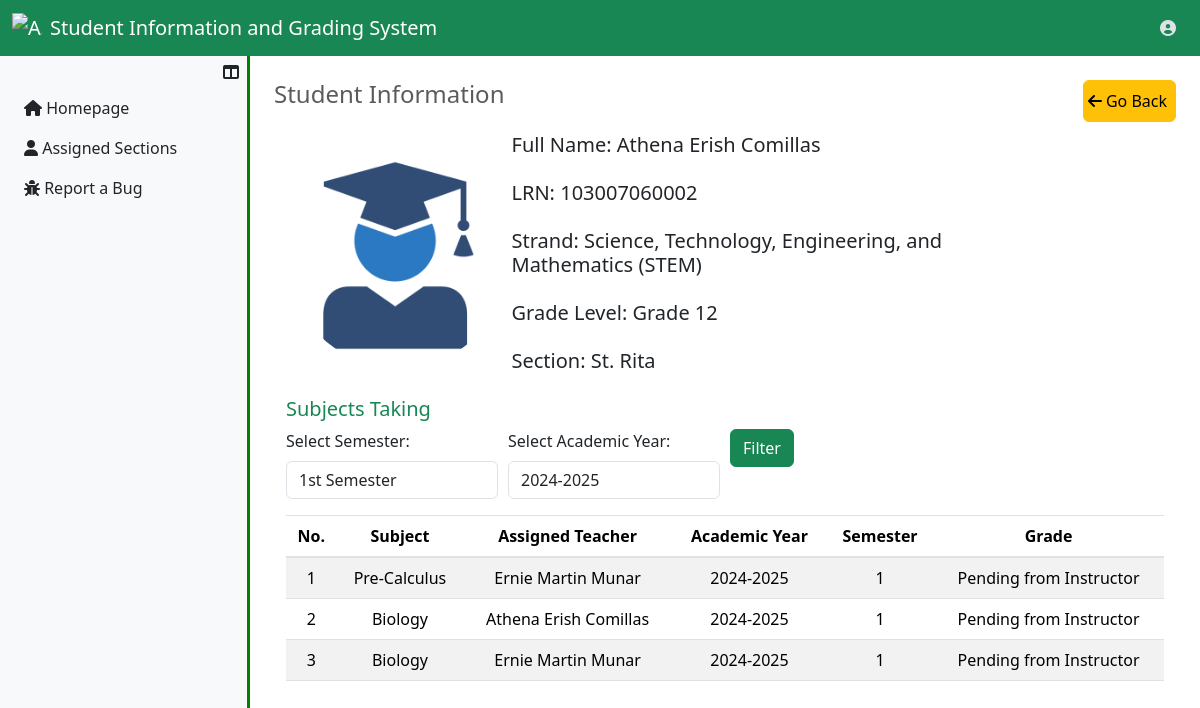
Screenshot of /UserFaculty/ViewStudent.php?assignment_id=1 (signed in) with the database file from the repository.
### tables this page shows
CREATE TABLE `sc_assignments_tbl` (
  `assignment_id` int(11) NOT NULL,
  `fk_student_id` int(11) NOT NULL,
  `fk_year_id` int(11) NOT NULL,
  `fk_strand_id` int(11) NOT NULL,
  `fk_section_id` int(11) NOT NULL,
  `academic_year` varchar(20) NOT NULL,
  `assignment_status` enum('Active','Completed','Transferred') NOT NULL DEFAULT 'Active',
  `insrt_ts` datetime NOT NULL,
  `updt_ts` datetime NOT NULL
);

CREATE TABLE `students_tbl` (
  `student_id` int(11) NOT NULL,
  `lrn_number` varchar(250) NOT NULL,
  `s_fname` varchar(50) NOT NULL,
  `s_mname` varchar(50) DEFAULT NULL,
  `s_lname` varchar(50) NOT NULL,
  `s_suffix` varchar(10) DEFAULT NULL,
  `s_sex` enum('Male','Female') NOT NULL,
  `s_birthdate` date NOT NULL,
  `s_status` enum('Active','Inactive') NOT NULL,
  `insrt_ts` datetime NOT NULL,
  `updt_ts` datetime DEFAULT NULL
);

CREATE TABLE `strands_tbl` (
  `strand_id` int(11) NOT NULL,
  `strand_name` varchar(250) NOT NULL,
  `strand_nn` varchar(20) NOT NULL,
  `insrt_ts` datetime NOT NULL,
  `updt_ts` datetime DEFAULT NULL
);

CREATE TABLE `year_levels_tbl` (
  `year_level_id` int(11) NOT NULL,
  `yl_name` varchar(250) NOT NULL,
  `insrt_ts` datetime NOT NULL,
  `updt_ts` datetime DEFAULT NULL
);

CREATE TABLE `sections_tbl` (
  `section_id` int(11) NOT NULL,
  `fk_year_id` int(11) NOT NULL,
  `fk_strand_id` int(11) NOT NULL,
  `section_name` varchar(250) NOT NULL,
  `insrt_ts` datetime NOT NULL,
  `updt_ts` datetime DEFAULT NULL
);

CREATE TABLE `subjects_taking_tbl` (
  `s_taking_id` int(11) NOT NULL,
  `fk_assignment_id` int(11) NOT NULL,
  `fk_subject_id` int(11) NOT NULL,
  `semester` enum('1','2') NOT NULL,
  `academic_year` varchar(50) NOT NULL,
  `st_status` enum('Active','Completed') NOT NULL DEFAULT 'Active',
  `insrt_ts` datetime NOT NULL DEFAULT current_timestamp(),
  `updt_ts` datetime DEFAULT NULL
);

CREATE TABLE `subjects_tbl` (
  `subject_id` int(11) NOT NULL,
  `subject_name` varchar(250) NOT NULL,
  `subject_status` enum('Active','Inactive') NOT NULL DEFAULT 'Active',
  `insrt_ts` datetime NOT NULL DEFAULT current_timestamp(),
  `updt_ts` datetime DEFAULT NULL
);

CREATE TABLE `users_tbl` (
  `user_id` int(11) NOT NULL,
  `id_number` varchar(50) NOT NULL,
  `u_fname` varchar(50) NOT NULL,
  `u_mname` varchar(50) DEFAULT NULL,
  `u_lname` varchar(50) NOT NULL,
  `u_suffix` varchar(10) DEFAULT NULL,
  `u_sex` enum('Male','Female') NOT NULL,
  `u_birthdate` date NOT NULL,
  `user_email` varchar(50) NOT NULL,
  `role` enum('Faculty','Registrar') NOT NULL,
  `user_password` longtext NOT NULL,
  `user_profile` mediumtext NOT NULL,
  `user_status` enum('Active','Inactive') NOT NULL
);

### UserFaculty/ViewStudent.php (the view, shortened to what this page needs)
<?php
  include ("../server_connection/db_connect.php");
?>
<?php
    if (isset($_GET['assignment_id'])) {
        $assignment_id = $_GET['assignment_id'];
        $sql = "SELECT SC.assignment_id, A.student_id, A.lrn_number, A.s_fname, A.s_lname, A.s_mname,
        A.s_suffix, A.s_status, B.yl_name, C.strand_nn, C.strand_name, D.section_name
        FROM sc_assignments_tbl AS SC
        INNER JOIN students_tbl AS A ON SC.fk_student_id = A.student_id
        INNER JOIN year_levels_tbl AS B ON SC.fk_year_id = B.year_level_id
        INNER JOIN strands_tbl AS C ON SC.fk_strand_id = C.strand_id
        INNER JOIN sections_tbl AS D ON SC.fk_section_id = D.section_id
        WHERE SC.assignment_id = :assignment_id";
        try{
            $result = $conn->prepare($sql);
            $result->bindParam(':assignment_id', $assignment_id, PDO::PARAM_INT);
            $result->execute();
            if($result->rowCount()>0){
                $data = $result->fetch(PDO::FETCH_ASSOC);
                $lrn_number = $data["lrn_number"];
                $student_id = $data["student_id"];
                $student_fullname = $data["s_fname"] . " " . $data["s_lname"];
                $s_year_level = $data["yl_name"];
                $s_strand = $data["strand_name"];
                $s_strand_nn = $data["strand_nn"];
                $s_section = $data["section_name"];
            }
        }catch(Exception $e){
        echo "Error" . $e;
        }
    };
?>
<?php
    $num_semester = '1';
    $default_academic_year = "2024-2025";
    $semester = isset($_GET['semester']) ? $_GET['semester'] : $num_semester;
    $academic_year = isset($_GET['academic_year']) ? $_GET['academic_year'] : $default_academic_year;
    $sql = "SELECT stud.s_fname, stud.s_lname, stud.s_suffix, sub.subject_name, teach.u_fname,
        teach.u_lname, teach.u_suffix, subs_t.semester, subs_t.academic_year, subs_t.fk_assignment_id,
        grade.student_grade
        FROM subjects_taking_tbl AS subs_t
        LEFT JOIN student_grades_tbl AS grade ON subs_t.s_taking_id = grade.fk_student_subject_id
        LEFT JOIN subjects_tbl AS sub ON subs_t.fk_subject_id = sub.subject_id
        LEFT JOIN faculty_assignments_tbl AS FA ON sub.subject_id=FA.fk_subject_id
        LEFT JOIN sc_assignments_tbl AS sc ON subs_t.fk_assignment_id = sc.assignment_id
        LEFT JOIN students_tbl AS stud ON sc.fk_student_id = stud.student_id
        LEFT JOIN users_tbl AS teach ON FA.fk_user_id = teach.user_id
        WHERE stud.student_id = :student_id
        AND subs_t.semester = :semester
        AND subs_t.academic_year = :academic_year
        ";
        $result = $conn->prepare($sql);
        $result->bindParam(':student_id', $student_id, PDO::PARAM_INT);
        $result->bindParam(':semester', $semester, PDO::PARAM_STR);
        $result->bindParam(':academic_year', $academic_year, PDO::PARAM_STR);
        $result->execute();
?>
<!DOCTYPE html>
<html lang="en">
<head>
    <link href="https://stackpath.bootstrapcdn.com/bootstrap/4.5.2/css/bootstrap.min.css" rel="stylesheet">
    <link rel="stylesheet" href="../../Bootstrap/css/bootstrap.min.css">
</head>
<body>
    <?php
        include '../Assets/components/FacultyNavbar.php';
    ?>
    <div class="d-flex">
        <?php
            include '../Assets/components/FacultySidebar.php';
        ?>
        <div class="content p-4 flex-grow-1">
        <div class="d-flex justify-content-between">
            <h4 class="text-muted mb-4">Student Information</h4>
            <a href="gradeSection.php" class="link-offset-2 link-underline link-underline-opacity-0">
                    <button type="button" class="btn btn-warning d-flex justify-content-center align-items-center text-center p-1">
                        <i class="fas fa-arrow-left"></i>
                        <span class="text-wrap p-1">Go Back</span>
                    </button>
                </a>
        </div>
            <div class="main-content ">
                <div class="container">
                        <div class="main">
                            <div class="profile-info-container">
                                <div class="row">
                                    <div class="col-sm-3">
                                        <div class="box2" style="margin-top: 10px; margin-bottom: 10px; height:auto; width: 100%">
                                            <img src='../Assets/img/profile_pictures/studentdefaultprofile.png' alt='else' class='avatar  mx-auto d-block'>
                                        </div>
                                    </div>
                                    <div class="col-lg-7">
                                        <div class="row">
                                            <div class="col-12 mb-3">
                                                <h5>Full Name: <?php echo $student_fullname ?> </h5>
                                            </div>
                                            <div class="col-12 mb-3">
                                                <h5>LRN: <?php echo $lrn_number ?> </h5>
                                            </div>
                                            <div class="col-12 mb-3">
                                                <h5>Strand: <?php echo $s_strand . " (" . $s_strand_nn . ")"?> </h5>
                                            </div>
                                            <div class="col-12 mb-3">
                                                <h5>Grade Level: <?php echo $s_year_level ?> </h5>
                                            </div>
                                            <div class="col-12 mb-3">
                                                <h5>Section: <?php echo $s_section ?> </h5>
                                            </div>
                                        </div>
                                    </div>
                                </div>
                            </div>
                            <div class="assigned-subjects">
                                <h5 class="text-success mb-2">Subjects Taking</h5>
                                <form method="GET">
                                    <div class="form-row">
                                        <div class="form-group col-md-3">
                                            <label for="semester">Select Semester:</label>
                                            <select name="semester" id="semester" class="form-control">
                                                <option value="1" <?php if ($semester == "1") echo "selected"; ?>>1st Semester</option>
                                            </select>
                                        </div>
                                        <div class="form-group col-md-3">
                                            <label for="academic_year">Select Academic Year:</label>
                                            <select name="academic_year" id="academic_year" class="form-control">
                                                <option value="2024-2025" <?php if ($academic_year == "2024-2025") echo "selected"; ?>>2024-2025</option>
                                            </select>
                                        </div>
                                        <div class="form-group col-md-3">
                                            <button type="submit" class="btn btn-success">Filter</button>
                                        </div>
                                    </div>
                                </form>
                                <div class="table-responsive">
                                    <table class="table table-striped" id="studentsTable">
                                        <thead align="center">
                                            <tr>
                                                <th>No.</th>
                                                <th>Subject</th>
                                                <th>Assigned Teacher</th>
                                                <th>Academic Year</th>
                                                <th>Semester</th>
                                                <th>Grade</th>
                                            </tr>
                                        </thead>
                                        <tbody id="tableBody" align="center">
                                            <?php if ($result->rowCount() > 0):
                                                $i = 1;
                                                while ($row = $result->fetch(PDO::FETCH_ASSOC)): ?>
                                                    <tr>
                                                        <td class='text-center'><?php echo $i; ?> </td>
                                                        <td><?php echo $row['subject_name']; ?></td>
                                                        <td><?php echo $row['u_fname'] . ' ' . $row['u_lname']. ' ' .$row['u_suffix']; ?></td>
                                                        <td><?php echo $row['academic_year']; ?></td>
                                                        <td><?php echo $row['semester']; ?></td>
                                                        <td><?php echo ($row['student_grade'] !== null) ? $row['student_grade'] : 'Pending from Instructor'; ?></td>
                                                    </tr>
                                                    <?php $i++; ?>
                                                <?php endwhile; ?>
                                            <?php else: ?>
                                                <tr><td colspan="6">No subjects found for the selected semester and academic year.</td></tr>
                                            <?php endif; ?>
                                        </tbody>
                                    </table>
                                </div>
                            </div>
                        </div>
                    </div>
                </div>
            </div>
        </div>
</body>
</html>

### Assets/components/FacultySidebar.php (style rules this page uses)
html, body { height: 100vh; margin: 0; overflow: hidden; }

### UserFaculty/ViewStudent.php (style rules this page uses)
.table-responsive { height: 375px; }
.content { transition: margin-left 0.3s ease; }
.avatar { margin-top: 5px; vertical-align: middle; width: 225px; height: auto; border-radius: 50%; }
html, body { height: 100vh; margin: 0; overflow: hidden; }

### rows the page displays
sc_assignments_tbl: fk_student.s_lname "Athena Erish Comillas", fk_student.lrn_number "103007060002", fk_strand.strand_name "Science, Technology, Engineering, and Mathematics", fk_strand.strand_nn "STEM", fk_year.yl_name "Grade 12", fk_section.section_name "St. Rita"
subjects_taking_tbl: fk_subject.subject_name "Pre-Calculus", users_tbl.u_fname "Ernie Martin", users_tbl.u_lname "Munar", academic_year "2024-2025", semester "1"
subjects_taking_tbl: fk_subject.subject_name "Biology", users_tbl.u_fname "Athena Erish", users_tbl.u_lname "Comillas", academic_year "2024-2025", semester "1", users_tbl.u_fname "Ernie Martin", users_tbl.u_lname "Munar"
